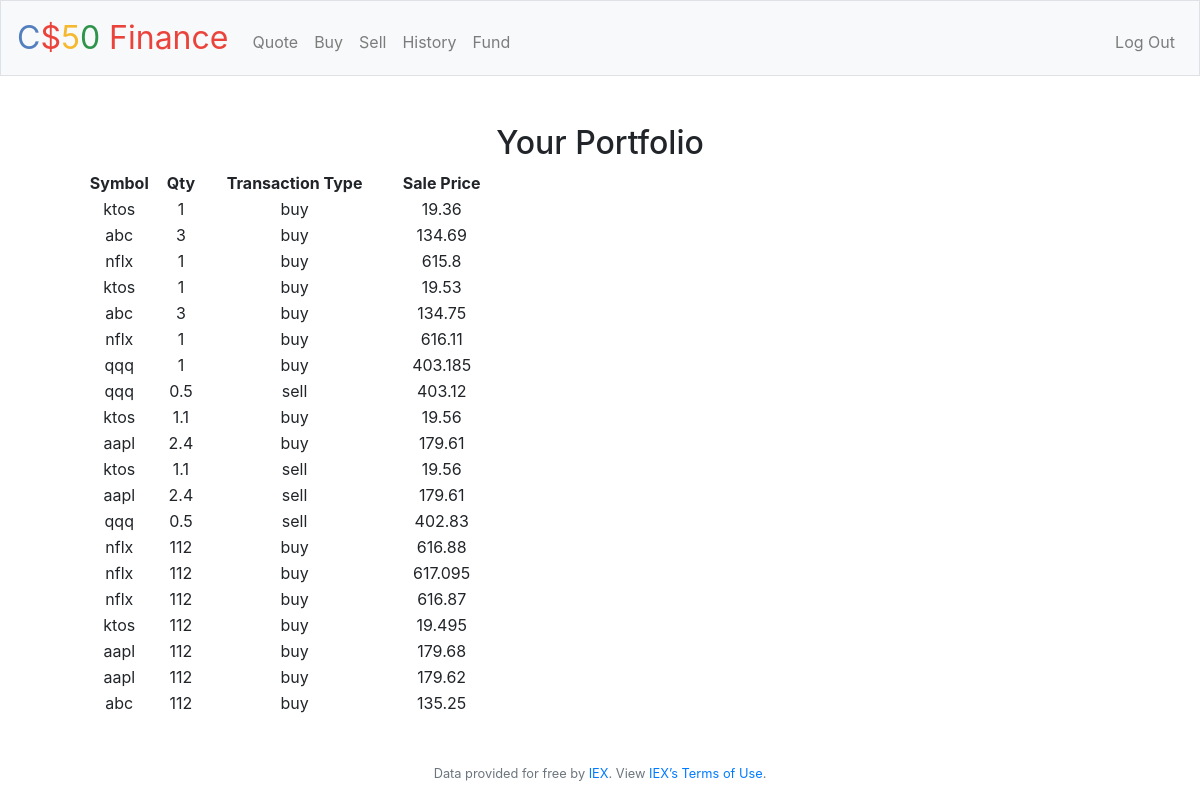
The app's page /history (signed in) with its own data.
### tables this page shows
CREATE TABLE 'transactions' ('transaction_id' integer PRIMARY KEY AUTOINCREMENT NOT NULL, 'user_id' integer, 'symbol' text, 'qty' integer, 'price' real, type text);

### application.py (the view)
@app.route("/history")
@login_required
def history():
    rows = db.execute("SELECT * FROM transactions WHERE user_id = ?", session["user_id"])
    return render_template("transactions.html", rows=rows)

### application.py (called while the page is built)
@app.after_request
def after_request(response):
    response.headers["Cache-Control"] = "no-cache, no-store, must-revalidate"
    response.headers["Expires"] = 0
    response.headers["Pragma"] = "no-cache"
    return response

### helpers.py (called while the page is built)
def login_required(f):
    @wraps(f)
    def decorated_function(*args, **kwargs):
        if session.get("user_id") is None:
            return redirect("/login")
        return f(*args, **kwargs)
    return decorated_function

### templates/transactions.html (shortened to what this page needs)
{% extends "layout.html" %}
{% block main %}
    <form action="/history" method="post">
            <div class="section">
                <h2>Your Portfolio</h2>
                <table style="width:40%;text-align:center">
                    <thead>
                        <tr>
                            <th>Symbol</th>
                            <th>Qty</th>
                            <th>Transaction Type</th>
                            <th>Sale Price</th>
                        </tr>
                    </thead>
                    <tbody>
                        {% for row in rows %}
                            <tr>
                                <td>{{ row['symbol'] }}</td>
                                <td>{{ row['qty'] }}</td>
                                <td>{{ row['type'] }}</td>
                                <td>{{ row['price'] }}</td>
                            </tr>
                        {% endfor %}
                    </tbody>
                </table>
            </div>
    </form>
{% endblock %}

### templates/layout.html (shortened to what this page needs)
<!DOCTYPE html>
<html lang="en">
    <head>
        <link rel="stylesheet" href="https://cdn.jsdelivr.net/npm/bootstrap@4.5.3/dist/css/bootstrap.min.css">
        <link href="/static/styles.css" rel="stylesheet">
    </head>
    <body>
        <nav class="navbar navbar-expand-md navbar-light bg-light border">
            <a class="navbar-brand" href="/"><span class="blue">C</span><span class="red">$</span><span class="yellow">5</span><span class="green">0</span> <span class="red">Finance</span></a>
            <div class="collapse navbar-collapse" id="navbar">
                {% if session.user_id %}
                    <ul class="navbar-nav mr-auto mt-2">
                        <li class="nav-item"><a class="nav-link" href="/quote">Quote</a></li>
                        <li class="nav-item"><a class="nav-link" href="/buy">Buy</a></li>
                        <li class="nav-item"><a class="nav-link" href="/sell">Sell</a></li>
                        <li class="nav-item"><a class="nav-link" href="/history">History</a></li>
                        <li class="nav-item"><a class="nav-link" href="/addfunds">Fund</a></li>
                    </ul>
                    <ul class="navbar-nav ml-auto mt-2">
                        <li class="nav-item"><a class="nav-link" href="/logout">Log Out</a></li>
                    </ul>
                {% else %}
                    <ul class="navbar-nav ml-auto mt-2">
                        <li class="nav-item"><a class="nav-link" href="/register">Register</a></li>
                        <li class="nav-item"><a class="nav-link" href="/login">Log In</a></li>
                    </ul>
                {% endif %}
            </div>
        </nav>
        <main class="container p-5">
            {% block main %}{% endblock %}
        </main>
        <footer class="small text-center text-muted">
            Data provided for free by <a href="https://iextrading.com/developer">IEX</a>. View <a href="https://iextrading.com/api-exhibit-a/">IEX’s Terms of Use</a>.
        </footer>
    </body>
</html>

### static/styles.css (style rules this page uses)
nav .navbar-brand { font-size: xx-large; }
nav .navbar-brand .blue { color: #537fbe; }
nav .navbar-brand .red { color: #ea433b; }
nav .navbar-brand .yellow { color: #f5b82e; }
nav .navbar-brand .green { color: #2e944b; }
main { overflow-x: auto; text-align: center; }

### records on screen
transactions: symbol "ktos", qty "1", type "buy", price "19.36"
transactions: symbol "abc", qty "3", type "buy", price "134.69"
transactions: symbol "nflx", qty "1", type "buy", price "615.8"
transactions: symbol "ktos", qty "1", type "buy", price "19.53"
transactions: symbol "abc", qty "3", type "buy", price "134.75"
transactions: symbol "nflx", qty "1", type "buy", price "616.11"
transactions: symbol "qqq", qty "1", type "buy", price "403.185"
transactions: symbol "qqq", qty "0.5", type "sell", price "403.12"
transactions: symbol "ktos", qty "1.1", type "buy", price "19.56"
transactions: symbol "aapl", qty "2.4", type "buy", price "179.61"
transactions: symbol "ktos", qty "1.1", type "sell", price "19.56"
transactions: symbol "aapl", qty "2.4", type "sell", price "179.61"
transactions: symbol "qqq", qty "0.5", type "sell", price "402.83"
transactions: symbol "nflx", qty "112", type "buy", price "616.88"
transactions: symbol "nflx", qty "112", type "buy", price "617.095"
transactions: symbol "nflx", qty "112", type "buy", price "616.87"
transactions: symbol "ktos", qty "112", type "buy", price "19.495"
transactions: symbol "aapl", qty "112", type "buy", price "179.68"
transactions: symbol "aapl", qty "112", type "buy", price "179.62"
transactions: symbol "abc", qty "112", type "buy", price "135.25"
